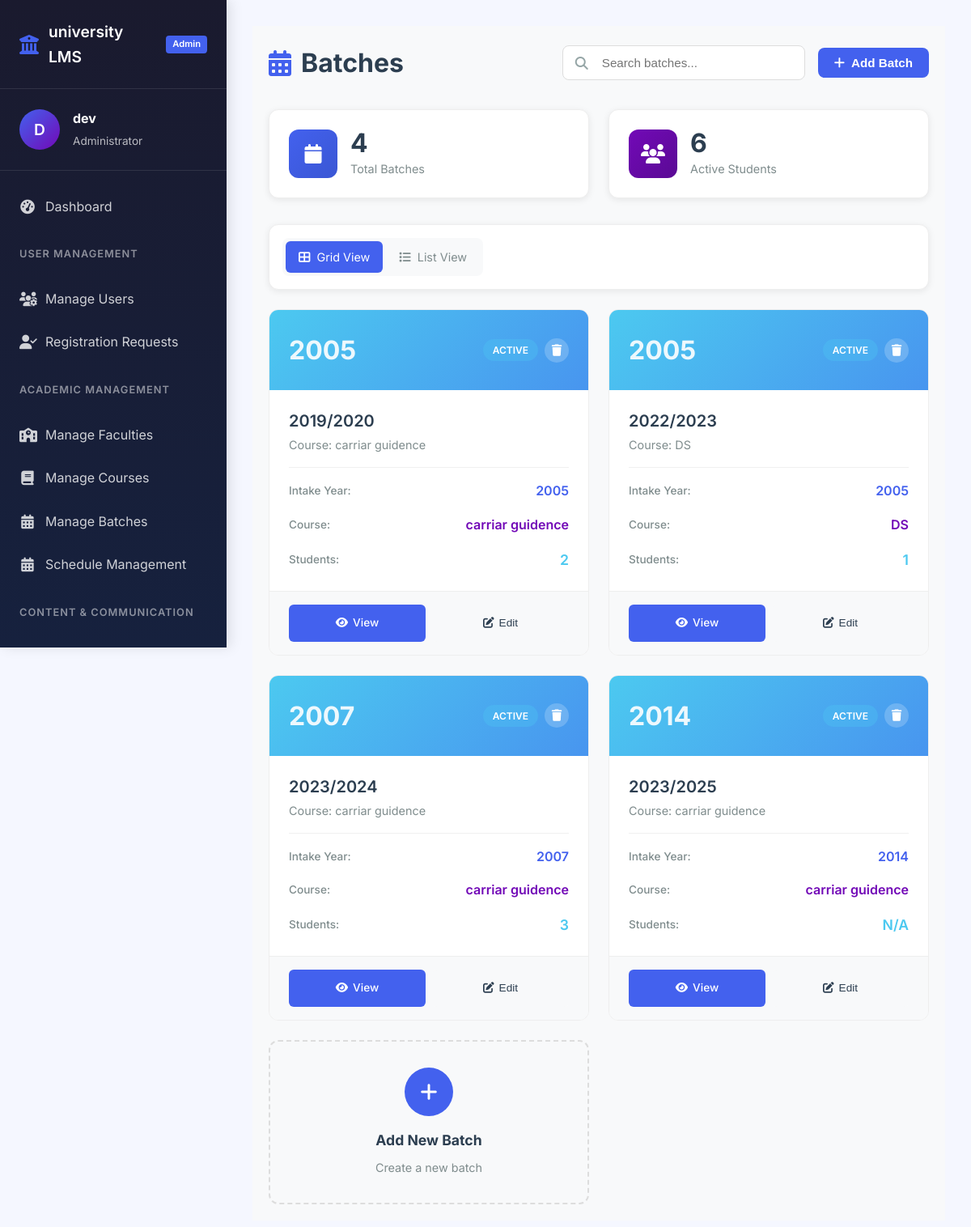
The page /dashboard/admin/manage_batches/ (signed in) on the database its author committed.
### Users/models.py (models this page shows, shortened)
class User(AbstractUser):
    class Roles(models.TextChoices):
        STUDENT = "student"
        STAFF = "staff"
        ADMIN = "admin"
    role = models.CharField(max_length=20, choices=Roles.choices, default='student')
    last_activity = models.DateTimeField(blank=True, null=True)
    objects = UserManager()

### university/models.py (models this page shows, shortened)
class Batch(models.Model):
    course = models.ForeignKey(Course,on_delete=models.CASCADE, related_name='batches')
    progression_year = models.DecimalField(max_digits=2,decimal_places=1,default=1.1)
    intake_year = models.PositiveIntegerField(null=True)
    name = models.CharField(max_length=50,null=True)
    is_active =models.BooleanField(null=True)
    class Meta:
        unique_together = ('course' , 'intake_year')

class Course(models.Model):
    department = models.ForeignKey(Department, on_delete=models.CASCADE,related_name='courses')
    code = models.CharField(max_length=20)
    name = models.CharField(max_length=50)
    duration_years = models.PositiveSmallIntegerField()
    description = models.CharField(max_length=100,null=True)

### university/views.py (the view, shortened to what this page needs)
# urls.py: path('admin/manage_batches/',university_views.manage_batches,name='manage_batches'),
@login_required(login_url='Users:login')
def manage_batches(request):
    if request.user.is_staff == 0:
        return redirect('dashboard:route')
    contex = {}
    contex['courses']=university_models.Course.objects.all()
    contex['batches']=university_models.Batch.objects.all()
    contex['active_students_count']=user_models.Student.objects.exclude(batch=None).__len__
    return render(request,'dashboard/admin/manage_batches.html',contex)

### config/config.py (called while the page is built)
def sync_setting():
    global _settings_cache, _last_update
    from .models import SystemSettings
    last_update = SystemSettings.objects.filter(pk=1).values_list("last_update", flat=True).first()
    if not last_update:
        load_settings()
        return
    if last_update == _last_update:
        return
    row = _get_row()
    with _lock:
        _settings_cache = dict(row.settings or {})
        _last_update = row.last_update

def get_setting(key: str):
    if not _settings_cache:
        load_settings()
    if key in _settings_cache:
        return _settings_cache[key]
    if key in SETTINGS_SCHEMA:
        load_schema()
        return _settings_cache[key]
    raise KeyError(f"System setting '{key}' does not exist")

### config/context_processors.py (called while the page is built)
def vle_settings(request):
    return {
        'settings':{
            key:get_setting(key) for key in SETTINGS_SCHEMA
        }
    }

### config/metrics.py (called while the page is built)
def get_system_up_time()->int:
    global SYSTEM_UP_TIME
    if SYSTEM_UP_TIME is None:
        SYSTEM_UP_TIME = time.time()
        return 0
    return time.time()-SYSTEM_UP_TIME

### dashboard/templates/dashboard/admin/manage_batches.html (shortened to what this page needs)
{% extends "main.html" %}
{% block navigation %}
    {% include "admin_navigation.html" %}
{% endblock %}
{% block body %}
<div class="batches-management">
    <div class="page-header">
        <h1 class="page-title">
            <i class="fas fa-calendar-alt"></i> Batches
        </h1>
        <div class="header-actions">
            <div class="search-box">
                <i class="fas fa-search"></i>
                <input type="text" id="searchBatch" placeholder="Search batches...">
            </div>
            <button class="btn btn-primary" onclick="openAddBatchModal()">
                <i class="fas fa-plus"></i> Add Batch
            </button>
        </div>
    </div>
    <div class="stats-grid">
        <div class="stat-card">
            <div class="stat-icon">
                <i class="fas fa-calendar"></i>
            </div>
            <div class="stat-content">
                <h3 id="totalBatches">{{ batches|length|default:"0" }}</h3>
                <p>Total Batches</p>
            </div>
        </div>
        <div class="stat-card">
            <div class="stat-icon">
                <i class="fas fa-users"></i>
            </div>
            <div class="stat-content">
                <h3>{{ active_students_count|default:"0" }}</h3>
                <p>Active Students</p>
            </div>
        </div>
    </div>
    <div class="view-options-container">
        <div class="view-options">
            <span class="view-option active" onclick="changeView('grid')">
                <i class="fas fa-th-large"></i> Grid View
            </span>
            <span class="view-option" onclick="changeView('list')">
                <i class="fas fa-list"></i> List View
            </span>
        </div>
    </div>
    <div class="batches-grid" id="gridView">
        {% if batches %}
            {% for batch in batches %}
            <div class="batch-card"
                 data-id="{{ batch.id }}"
                 data-name="{{ batch.name|lower }}"
                 data-course="{{ batch.course.name|default:''|lower }}"
                 data-intake-year="{{ batch.intake_year }}"
                 data-course-id="{{ batch.course.id|default:'' }}"
                 data-is-active="{{ batch.is_active|yesno:'true,false' }}">
                <div class="batch-header">
                    <div class="batch-year">{{ batch.intake_year }}</div>
                    <div class="header-top-actions">
                        <div class="status-badge {% if batch.is_active %}active{% else %}inactive{% endif %}">
                            {% if batch.is_active %}Active{% else %}Inactive{% endif %}
                        </div>
                        <button class="btn-delete-batch" onclick="deleteBatch(event, {{ batch.id }}, '{{ batch.name }}')">
                            <i class="fas fa-trash"></i>
                        </button>
                    </div>
                </div>
                <div class="batch-body">
                    <h4>{{ batch.name }}</h4>
                    <p class="batch-course">Course: {{ batch.course.name|default:"No Course" }}</p>
                    <div class="batch-info">
                        <div class="info-row">
                            <span class="info-label">Intake Year:</span>
                            <span class="info-value intake-year">{{ batch.intake_year }}</span>
                        </div>
                        <div class="info-row">
                            <span class="info-label">Course:</span>
                            <span class="info-value course-name">{{ batch.course.name|default:"N/A" }}</span>
                        </div>
                        <div class="info-row">
                            <span class="info-label">Students:</span>
                            <span class="info-value student-count">{{ batch.student_set.count|default:"N/A" }}</span>
                        </div>
                    </div>
                </div>
                <div class="batch-footer">
                    <a href="{% url 'dashboard:manage_batch' batch.id  %}" class="btn btn-view">
                        <i class="fas fa-eye"></i> View
                    </a>
                    <button class="btn btn-edit" onclick="editBatch({{ batch.id }})">
                        <i class="fas fa-edit"></i> Edit
                    </button>
                </div>
            </div>
            {% endfor %}
        {% endif %}
        <div class="batch-card add-card" onclick="openAddBatchModal()">
            <div class="add-card-content">
                <div class="add-icon">
                    <i class="fas fa-plus"></i>
                </div>
                <h4>Add New Batch</h4>
                <p>Create a new batch</p>
            </div>
        </div>
    </div>
</div>
{% endblock %}

### templates/admin_navigation.html (shortened to what this page needs)
<aside class="sidebar">
    <div class="sidebar-header">
        <div class="logo">
            <i class="fas fa-university"></i>
            <span class="logo-text" id="systemName">{{ settings.SYSTEM_NAME|default:"University VLE" }}</span>
            <span class="logo-badge">Admin</span>
        </div>
    </div>
    <div class="user-profile">
        <div class="user-avatar">
            {{ request.user.username|first|upper }}
        </div>
        <div class="user-info">
            <h4>{{ request.user.username }}</h4>
            <p>Administrator</p>
        </div>
    </div>
    <nav class="sidebar-nav">
        <ul class="nav-menu">
            <li class="nav-item active">
                <a href="{% url 'dashboard:admin' %}" class="nav-link">
                    <i class="fas fa-tachometer-alt"></i>
                    <span>Dashboard</span>
                </a>
            </li>
            <li class="nav-section">User Management</li>
            <li class="nav-item">
                <a href="{% url 'dashboard:manage_users' %}" class="nav-link">
                    <i class="fas fa-users-cog"></i>
                    <span>Manage Users</span>
                </a>
            </li>
            <li class="nav-item">
                <a href="{% url 'dashboard:manage_requests' %}" class="nav-link">
                    <i class="fas fa-user-check"></i>
                    <span>Registration Requests</span>
                </a>
            </li>
            <li class="nav-section">Academic Management</li>
            <li class="nav-item">
                <a href="{% url 'dashboard:manage_faculties' %}" class="nav-link">
                    <i class="fas fa-school"></i>
                    <span>Manage Faculties</span>
                </a>
            </li>
            <li class="nav-item">
                <a href="{% url 'dashboard:manage_courses' %}" class="nav-link">
                    <i class="fas fa-book"></i>
                    <span>Manage Courses</span>
                </a>
            </li>
            <li class="nav-item">
                <a href="{% url 'dashboard:manage_batches' %}" class="nav-link">
                    <i class="fas fa-calendar-alt"></i>
                    <span>Manage Batches</span>
                </a>
            </li>
            <li class="nav-item">
                <a href="{% url 'dashboard:manage_shedules' %}" class="nav-link">
                    <i class="fas fa-calendar-alt"></i>
                    <span>Schedule Management</span>
                </a>
            </li>
            <li class="nav-section">Content & Communication</li>
            <li class="nav-item">
                <a href="{% url 'dashboard:post_annousment' %}" class="nav-link">
                </a>
            </li>
        </ul>
    </nav>
</aside>

### templates/main.html (style rules this page uses)
:root { --primary: #4361ee; --primary-dark: #3a56d4; --primary-light: #eef2ff; --secondary: #7209b7; --secondary-light: #f3e8ff; --accent: #f72585; --success: #4cc9f0; --success-dark: #00b4d8; --warning: #f8961e; --danger: #f94144; --dark: #1a1a2e; --light: #f8f9fa; --gray: #6c757d; --gray-light: #e9ecef; --border-radius: 12px; --box-shadow: 0 8px 30px rgba(0, 0, 0, 0.08); --transition: all 0.3s cubic-bezier(0.4, 0, 0.2, 1); }
* { margin: 0; padding: 0; box-sizing: border-box; }
body { font-family: 'Inter', sans-serif; background-color: #f5f7ff; color: #333; line-height: 1.6; min-height: 100vh; }
.page-title { font-size: 2rem; font-weight: 700; color: var(--dark); margin-bottom: 1.5rem; display: flex; align-items: center; gap: 12px; }
.page-title i { color: var(--primary); }
.btn { padding: 10px 20px; border-radius: 8px; font-weight: 600; font-size: 0.95rem; border: none; cursor: pointer; transition: var(--transition); display: inline-flex; align-items: center; gap: 8px; text-decoration: none; }
.btn-primary { background: var(--primary); color: white; }

### templates/admin_navigation.html (style rules this page uses)
.sidebar { width: 280px; background: linear-gradient(180deg, #1a1a2e 0%, #16213e 100%); color: white; position: fixed; height: 100vh; overflow-y: auto; transition: var(--transition); z-index: 100; box-shadow: 5px 0 15px rgba(0, 0, 0, 0.1); }
.sidebar-header { padding: 1.5rem; border-bottom: 1px solid rgba(255, 255, 255, 0.1); display: flex; justify-content: space-between; align-items: center; }
.logo { display: flex; align-items: center; gap: 12px; font-size: 1.2rem; font-weight: 600; }
.logo i { font-size: 1.5rem; color: var(--primary); }
.logo-text { color: white; }
.logo-badge { background: var(--primary); color: white; padding: 2px 8px; border-radius: 4px; font-size: 0.7rem; font-weight: 600; }
.user-profile { padding: 1.5rem; display: flex; align-items: center; gap: 1rem; border-bottom: 1px solid rgba(255, 255, 255, 0.1); }
.user-avatar { width: 50px; height: 50px; border-radius: 50%; background: linear-gradient(135deg, var(--primary), var(--secondary)); display: flex; align-items: center; justify-content: center; font-size: 1.2rem; font-weight: 600; color: white; }
.user-info h4 { font-size: 1rem; margin-bottom: 0.25rem; color: white; }
.user-info p { font-size: 0.85rem; color: rgba(255, 255, 255, 0.7); }
.sidebar-nav { padding: 1rem 0; }
.nav-menu { list-style: none; }
.nav-section { padding: 1rem 1.5rem; font-size: 0.8rem; text-transform: uppercase; letter-spacing: 1px; color: rgba(255, 255, 255, 0.5); font-weight: 600; margin-top: 0.5rem; }
.nav-item { margin: 0.25rem 0; }
.nav-link { display: flex; align-items: center; gap: 12px; padding: 0.75rem 1.5rem; color: rgba(255, 255, 255, 0.8); text-decoration: none; transition: var(--transition); position: relative; }
.nav-link i { width: 20px; text-align: center; font-size: 1.1rem; }

### rows shown on the page
User: user.username|first "D", user.username "dev"
Batch: intake_year "2005", is_active "ACTIVE", name "2019/2020", course.name "carriar guidence", student_set.count "2"
Batch: intake_year "2005", is_active "ACTIVE", name "2022/2023", course.name "DS", student_set.count "1"
Batch: intake_year "2007", is_active "ACTIVE", name "2023/2024", course.name "carriar guidence", student_set.count "3"
Batch: intake_year "2014", is_active "ACTIVE", name "2023/2025", course.name "carriar guidence", student_set.count "N/A"

### other values the page prints
{{ settings.SYSTEM_NAME|default:"University VLE" }} "university LMS"
{{ batches|length|default:"0" }} "4"
{{ active_students_count|default:"0" }} "6"
